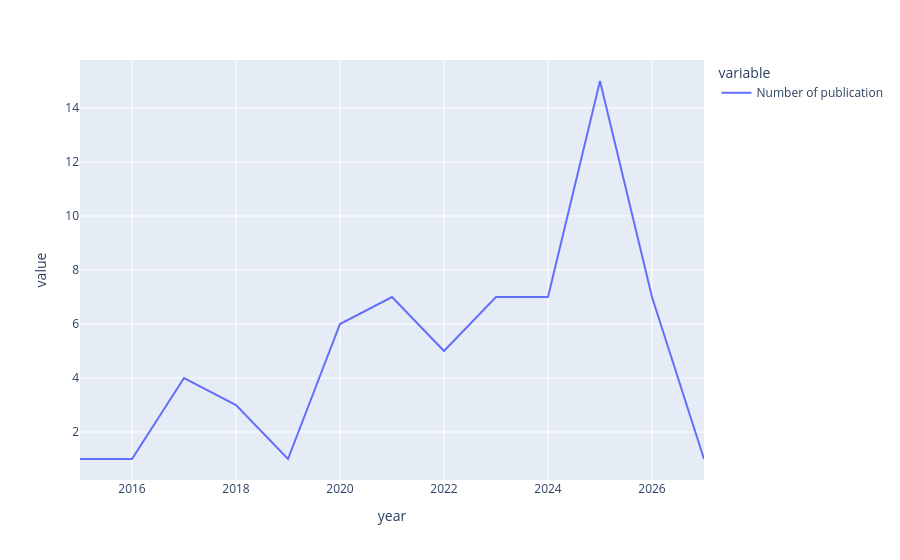

Write notebook code for a chart like this one.
### Code cell
import plotly.express as px

px.line(df_04.groupby("year").size().rename("Number of publication"))

### Figure 1 — Plotly figure (JSON) as saved in the notebook; plotly's stock layout.template omitted (floating-point values rounded to 4 significant figures)
{"data": [{"hovertemplate": "variable=Number of publication<br>year=%{x}<br>value=%{y}<extra></extra>", "legendgroup": "Number of publication", "line": {"color": "#636efa", "dash": "solid"}, "marker": {"symbol": "circle"}, "mode": "lines", "name": "Number of publication", "orientation": "v", "showlegend": true, "type": "scatter", "x": [2015, 2016, 2017, 2018, 2019, 2020, 2021, 2022, 2023, 2024, 2025, 2026, 2027], "xaxis": "x", "y": [1, 1, 4, 3, 1, 6, 7, 5, 7, 7, 15, 7, 1], "yaxis": "y"}], "layout": {"legend": {"title": {"text": "variable"}, "tracegroupgap": 0}, "margin": {"t": 60}, "xaxis": {"anchor": "y", "domain": [0, 1], "title": {"text": "year"}}, "yaxis": {"anchor": "x", "domain": [0, 1], "title": {"text": "value"}}}}
